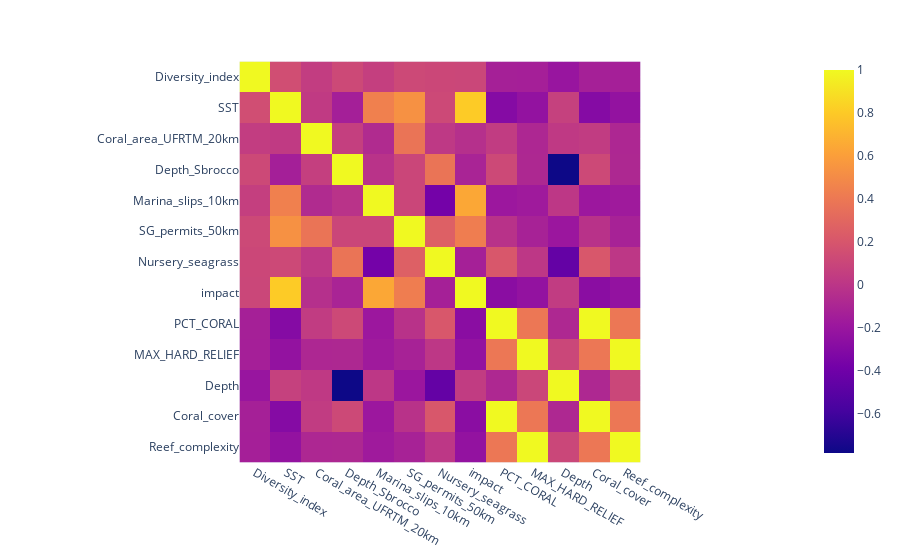

This figure's notebook cell:
### Code cell
#to visualized the relation between the variables cited above and the diversity index. 
px.imshow(numerical_data.loc[:, ['Diversity_index','SST','Coral_area_UFRTM_20km', 'Depth_Sbrocco', 'Marina_slips_10km', 'SG_permits_50km', 'Nursery_seagrass', 'impact', 'PCT_CORAL', 'MAX_HARD_RELIEF', 'Depth', 'Coral_cover', 'Reef_complexity']].corr())

### Figure 1 — Plotly figure (JSON) as saved in the notebook; plotly's stock layout.template omitted (floating-point values rounded to 4 significant figures; data arrays with more than 128 entries replaced by an {"elided": "..."} marker saying what was removed)
{"data": [{"coloraxis": "coloraxis", "hovertemplate": "x: %{x}<br>y: %{y}<br>color: %{z}<extra></extra>", "name": "0", "type": "heatmap", "x": ["Diversity_index", "SST", "Coral_area_UFRTM_20km", "Depth_Sbrocco", "Marina_slips_10km", "SG_permits_50km", "Nursery_seagrass", "impact", "PCT_CORAL", "MAX_HARD_RELIEF", "Depth", "Coral_cover", "Reef_complexity"], "xaxis": "x", "y": ["Diversity_index", "SST", "Coral_area_UFRTM_20km", "Depth_Sbrocco", "Marina_slips_10km", "SG_permits_50km", "Nursery_seagrass", "impact", "PCT_CORAL", "MAX_HARD_RELIEF", "Depth", "Coral_cover", "Reef_complexity"], "yaxis": "y", "z": {"elided": "13x13 float values"}}], "layout": {"coloraxis": {"colorscale": [[0, "#0d0887"], [0.1111, "#46039f"], [0.2222, "#7201a8"], [0.3333, "#9c179e"], [0.4444, "#bd3786"], [0.5556, "#d8576b"], [0.6667, "#ed7953"], [0.7778, "#fb9f3a"], [0.8889, "#fdca26"], [1, "#f0f921"]]}, "margin": {"t": 60}, "xaxis": {"anchor": "y", "constrain": "domain", "domain": [0, 1], "scaleanchor": "y"}, "yaxis": {"anchor": "x", "autorange": "reversed", "constrain": "domain", "domain": [0, 1]}}}
